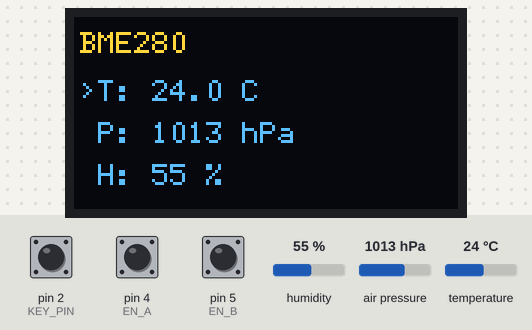
Bench run of a sketch on a simulated Arduino Uno, built with avr-gcc and run on an emulated ATmega328P. Shown: 128×64 one-colour display. Inputs (shaded band) come from the test bench; at power-on: pin 2 (KEY_PIN) HIGH, temperature 24 °C, pin 4 (EN_A) HIGH, humidity 55 %, pin 5 (EN_B) HIGH, air pressure 1013 hPa. The OLED is the two-colour kind (top 16 rows yellow); what the sketch prints to the serial monitor is not drawn.

Above: at 1.4 s.
1.5 s: pin 2 (KEY_PIN) pulled LOW for 0.15 s
At 2.7 s:
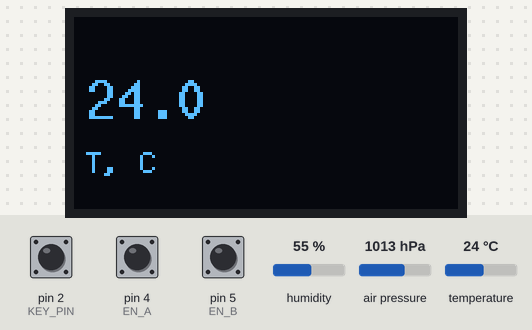
3.1 s: temperature set to 12 °C
At 4.1 s:
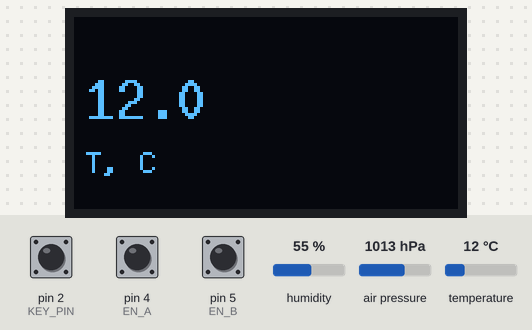
5.1 s: pin 2 (KEY_PIN) pulled LOW for 1 s
At 6.7 s:
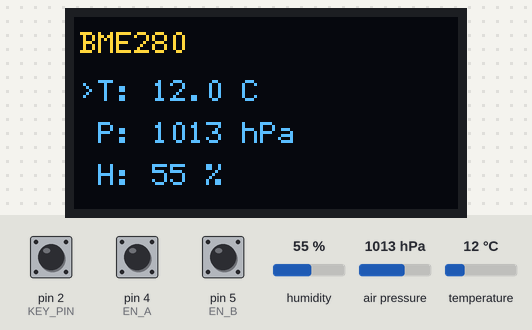
7.6 s: pin 4 (EN_A) pulled LOW for 1 s
10.8 s: humidity set to 22 %
At 12.1 s:
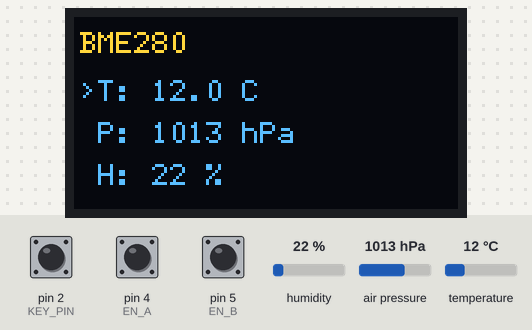
12.8 s: pin 4 (EN_A) pulled LOW for 1 s
Timing chart, 0 to 15.8 s (numbered marks = the images above; inputs shaded):
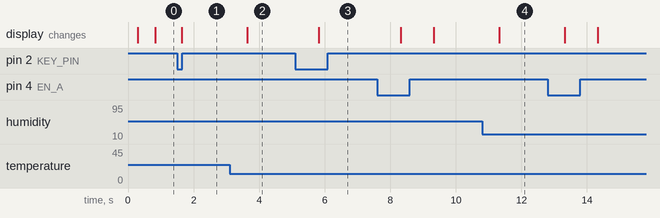

Measured:
- after the input at 1.5 s, the display: changes after 0.13 s (image 1)
- after the input at 3.1 s, the display: changes after 0.53 s (image 2)
- after the input at 5.1 s, the display: changes after 0.72 s (image 3)
- after the input at 10.8 s, the display: changes after 0.52 s (image 4)

The sketch:

ver_1.ino
```cpp
// BME280 (I2C) -> OLED 128x64 (I2C) + энкодер с кнопкой
// Метеостанция, вывод на OLED. Поворот энкодера выбирает строку T/P/H,
// нажатие кнопки энкодера (аппаратное прерывание) показывает выбранный
// параметр крупным шрифтом, повторное нажатие возвращает все три показателя.
//
// Пины (UNO):
//   BME280:  SCL=A5, SDA=A4, адрес 0x76
//   OLED:    SCL=A5, SDA=A4, адрес 0x3C  (общая шина I2C параллельно)
//   Энкодер: S1=4 (EN_A), S2=5 (EN_B), KEY=2 (кнопка, INT0, активный низкий)
//
// Библиотеки:
#include <Wire.h> // шина
#include <math.h>
#include <U8g2lib.h> // дисплей
#include <Adafruit_Sensor.h>
#include <Adafruit_BME280.h> // датчик

// --- энкодер + кнопка
const int EN_A = 4;     // энкодер S1
const int EN_B = 5;     // энкодер S2
const int KEY_PIN = 2;  // кнопка энкодера -> INT0 (только 2 или 3 на UNO)

volatile bool pressed = false;  // флаг от прерывания: true - кнопка нажата
int selected = 0;               // 0=T, 1=P, 2=H
bool showSingle = false;        // false - все три, true - крупный один
int lastA;                      // прошлое состояние EN_A для определения вращения
// защита от дребезга энкодера
unsigned long lastEncMove = 0; // момент последнего принятого шага
const unsigned long ENC_DEBOUNCE_MS = 10; // задержка энкодера

// ---

// Страничный режим: рисует по 8 строк
U8G2_SSD1306_128X64_NONAME_1_HW_I2C u8g2(U8G2_R0, /* reset=*/ U8X8_PIN_NONE);

// Адрес BME280
#define BME_ADDR   0x76

Adafruit_BME280 bme; // объект bme с типом Adafruit_BME280 из библиотеки

unsigned long lastRead = 0;
const unsigned long PERIOD_MS = 500; // период обновления, мс

float t = 0.0F, p = 0.0F, h = 0.0F;

// Координаты строк T/P/H в обычном режиме
const uint8_t PARAM_Y[3] = { 28, 42, 56 };

// Форматируем число для вывода десятых
void fmtNum(char *buf, size_t n, float v) {
float a = fabsf(v); // модуль
int whole = (int)a; // целая часть
int frac = (int)((a - whole) * 10.0F + 0.5F); // первая цифра дробной
if (frac == 10) { frac = 0; whole++; } // .9 округлилась до .10 -> перенос
snprintf(buf, n, "%s%d.%d", v < 0.0F ? "-" : "", whole, frac);
}

// Форматируем температуру для вывода десятых
void fmtTemp(char *buf, size_t n, float v) {
float a = fabsf(v);
int whole = (int)a;
int frac = (int)((a - whole) * 10.0F + 0.5F);
if (frac == 10) { frac = 0; whole++; }
snprintf(buf, n, "T: %s%d.%d C", v < 0.0F ? "-" : "", whole, frac);
}

void drawScreen() {
  char line[26];

  if (showSingle) {
    // Режим крупного одного параметра
    u8g2.setFont(u8g2_font_10x20_tf);
    u8g2.setCursor(4, 34);
    switch (selected) {
      case 0: fmtNum(line, sizeof line, t);            break; // T
      case 1: fmtNum(line, sizeof line, p / 100.0F);   break; // P, гПа
      case 2: fmtNum(line, sizeof line, h);            break; // H
    }
    u8g2.print(line);

    // единицы измерения - мелким шрифтом
    u8g2.setFont(u8g2_font_6x12_tf);
    const char *unit;
    switch (selected) {
      case 0: unit = "T, C";    break;
      case 1: unit = "P, hPa";  break;
      default: unit = "H, %";   break;
    }
    u8g2.drawStr(4, 52, unit);
  } else {
    // Режим трёх показателей со стрелкой у выбранной строки
    u8g2.setFont(u8g2_font_6x12_tf);

    u8g2.drawStr(2, 12, "BME280");
    u8g2.drawStr(2, PARAM_Y[selected], ">"); // стрелка выбора

    fmtTemp(line, sizeof line, t);
    u8g2.drawStr(8, PARAM_Y[0], line);

    snprintf(line, sizeof line, "P: %d hPa", (int)(p / 100.0F + 0.5F));
    u8g2.drawStr(8, PARAM_Y[1], line);

    snprintf(line, sizeof line, "H: %d %%", (int)(h + 0.5F));
    u8g2.drawStr(8, PARAM_Y[2], line);
  }
}

void redraw() {
  u8g2.firstPage();
  do {
    drawScreen();
  } while (u8g2.nextPage());
}

// обработчик прерывания от нажатия кнопки энкодера
void keyISR() {
  pressed = true; // только флаг!
}

// опрос вращения энкодера в главном цикле (без прерывания)
void readEncoder() {
int a = digitalRead(EN_A);
if (a != lastA) {
unsigned long now = millis();
if (now - lastEncMove >= ENC_DEBOUNCE_MS) { // прошло достаточно времени
if (digitalRead(EN_B) != a) selected++;
else selected--;
if (selected < 0) selected = 2;
if (selected > 2) selected = 0;
lastEncMove = now; // запомнили принятый шаг
}
lastA = a; // состояние CLK обновляем при любой смене уровня
}
}

void setup() {
// настраиваем пины для энкодера
  pinMode(EN_A, INPUT_PULLUP);
  pinMode(EN_B, INPUT_PULLUP);
  pinMode(KEY_PIN, INPUT_PULLUP);
// активиркем прерывание на KEY_PIN по спадающему фронту
  attachInterrupt(digitalPinToInterrupt(KEY_PIN), keyISR, FALLING);
// запоминаем текущее состояние энкодера
  lastA = digitalRead(EN_A);

  Serial.begin(9600);

  u8g2.begin();

// если датчик не ответил выводим на OLED экран, далее останавливаем программу
  if (!bme.begin(BME_ADDR)) {
    u8g2.firstPage();
    do {
      u8g2.setFont(u8g2_font_6x12_tf);
      u8g2.drawStr(4, 12, "BME FAIL");
    } while (u8g2.nextPage());
    for (;;);
  }

  // измерение только по запросу
  bme.setSampling(Adafruit_BME280::MODE_FORCED,
                  Adafruit_BME280::SAMPLING_X1,   // температура
                  Adafruit_BME280::SAMPLING_X1,   // давление
                  Adafruit_BME280::SAMPLING_X1,   // влажность
                  Adafruit_BME280::FILTER_OFF);

  redraw();
}

void loop() {
  // 1. обработка нажатия (флаг пришёл из прерывания) - переключение режима
  if (pressed) {
    pressed = false; // сбрасываем флаг
    showSingle = !showSingle; // меняем режим отображения на противоположный
  }

  // 2. поворот энкодера - выбор строки (только пока выводим все три)
  if (!showSingle) readEncoder();

  // 3. обновление показаний с периодом
  if (millis() - lastRead < PERIOD_MS) return;
  lastRead = millis();

  bme.takeForcedMeasurement();

  t = bme.readTemperature();
  p = bme.readPressure();
  h = bme.readHumidity();

  Serial.print(F("T=")); Serial.print(t, 2);
  Serial.print(F(" P=")); Serial.print(p / 100.0F, 2);
  Serial.print(F(" H=")); Serial.println(h, 1);

  redraw();
}
```
